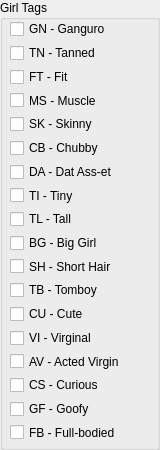
          <widget class="QGroupBox" name="groupBox_18">
           <property name="minimumSize">
            <size>
             <width>0</width>
             <height>450</height>
            </size>
           </property>
           <property name="title">
            <string>Girl Tags</string>
           </property>
           <widget class="QWidget" name="verticalLayoutWidget_20">
            <property name="geometry">
             <rect>
              <x>10</x>
              <y>20</y>
              <width>141</width>
              <height>421</height>
             </rect>
            </property>
            <layout class="QVBoxLayout" name="verticalLayout_25">
             <item>
              <widget class="QCheckBox" name="checkBox_girl_GN">
               <property name="toolTip">
                <string>orange, sparkly girls that make JWoww look normal</string>
               </property>
               <property name="text">
                <string>GN - Ganguro</string>
               </property>
              </widget>
             </item>
             <item>
              <widget class="QCheckBox" name="checkBox_girl_TN">
               <property name="toolTip">
                <string>girl is significantly tanned or tanned lined</string>
               </property>
               <property name="text">
                <string>TN - Tanned</string>
               </property>
              </widget>
             </item>
             <item>
              <widget class="QCheckBox" name="checkBox_girl_FT">
               <property name="toolTip">
                <string>trim and slim, but not buff</string>
               </property>
               <property name="text">
                <string>FT - Fit</string>
               </property>
              </widget>
             </item>
             <item>
              <widget class="QCheckBox" name="checkBox_girl_MS">
               <property name="toolTip">
                <string>trim and buff, showing off muscles and veins, always appears with FT</string>
               </property>
               <property name="text">
                <string>MS - Muscle</string>
               </property>
              </widget>
             </item>
             <item>
              <widget class="QCheckBox" name="checkBox_girl_SK">
               <property name="toolTip">
                <string>usually overrides fit and muscle, girl is skin and bones</string>
               </property>
               <property name="text">
                <string>SK - Skinny</string>
               </property>
              </widget>
             </item>
             <item>
              <widget class="QCheckBox" name="checkBox_girl_CB">
               <property name="toolTip">
                <string>fatty or big-boned girl</string>
               </property>
               <property name="text">
                <string>CB - Chubby</string>
               </property>
              </widget>
             </item>
             <item>
              <widget class="QCheckBox" name="checkBox_girl_DA">
               <property name="toolTip">
                <string>super asses or tits</string>
               </property>
               <property name="text">
                <string>DA - Dat Ass-et</string>
               </property>
              </widget>
             </item>
             <item>
              <widget class="QCheckBox" name="checkBox_girl_TI">
               <property name="toolTip">
                <string>super short, though not necessarily super young</string>
               </property>
               <property name="text">
                <string>TI - Tiny</string>
               </property>
              </widget>
             </item>
             <item>
              <widget class="QCheckBox" name="checkBox_girl_TL">
               <property name="toolTip">
                <string>very tall girl</string>
               </property>
               <property name="text">
                <string>TL - Tall</string>
               </property>
              </widget>
             </item>
             <item>
              <widget class="QCheckBox" name="checkBox_girl_BG">
               <property name="toolTip">
                <string>girl is tall and wide, bulky, often huge tits</string>
               </property>
               <property name="text">
                <string>BG - Big Girl</string>
               </property>
              </widget>
             </item>
             <item>
              <widget class="QCheckBox" name="checkBox_girl_SH">
               <property name="toolTip">
                <string>short haired girl</string>
               </property>
               <property name="text">
                <string>SH - Short Hair</string>
               </property>
              </widget>
             </item>
             <item>
              <widget class="QCheckBox" name="checkBox_girl_TB">
               <property name="toolTip">
                <string>girl trying to hide her feminine side</string>
               </property>
               <property name="text">
                <string>TB - Tomboy</string>
               </property>
              </widget>
             </item>
             <item>
              <widget class="QCheckBox" name="checkBox_girl_CU">
               <property name="toolTip">
                <string>shockingly cute girl</string>
               </property>
               <property name="text">
                <string>CU - Cute</string>
               </property>
              </widget>
             </item>
             <item>
              <widget class="QCheckBox" name="checkBox_girl_VI">
               <property name="toolTip">
                <string>someone here is a virgin, male or female; or its their first time on camera</string>
               </property>
               <property name="text">
                <string>VI - Virginal</string>
               </property>
              </widget>
             </item>
             <item>
              <widget class="QCheckBox" name="checkBox_girl_AV">
               <property name="toolTip">
                <string>obviously this is a porn actress, but her character is a virgin and really sells it</string>
               </property>
               <property name="text">
                <string>AV - Acted Virgin</string>
               </property>
              </widget>
             </item>
             <item>
              <widget class="QCheckBox" name="checkBox_girl_CS">
               <property name="toolTip">
                <string>dunno, the girl just looks interesting. Eyes, face, demeanor, expression. Catches the eye</string>
               </property>
               <property name="text">
                <string>CS - Curious</string>
               </property>
              </widget>
             </item>
             <item>
              <widget class="QCheckBox" name="checkBox_girl_GF">
               <property name="toolTip">
                <string>sorta like curious, but for weird or ugly looking women</string>
               </property>
               <property name="text">
                <string>GF - Goofy</string>
               </property>
              </widget>
             </item>
             <item>
              <widget class="QCheckBox" name="checkBox_girl_FB">
               <property name="toolTip">
                <string>that look that FAD and FAX videos always have. Woman is full sized and ready for lovin'</string>
               </property>
               <property name="text">
                <string>FB - Full-bodied</string>
               </property>
              </widget>
             </item>
            </layout>
           </widget>
          </widget>
